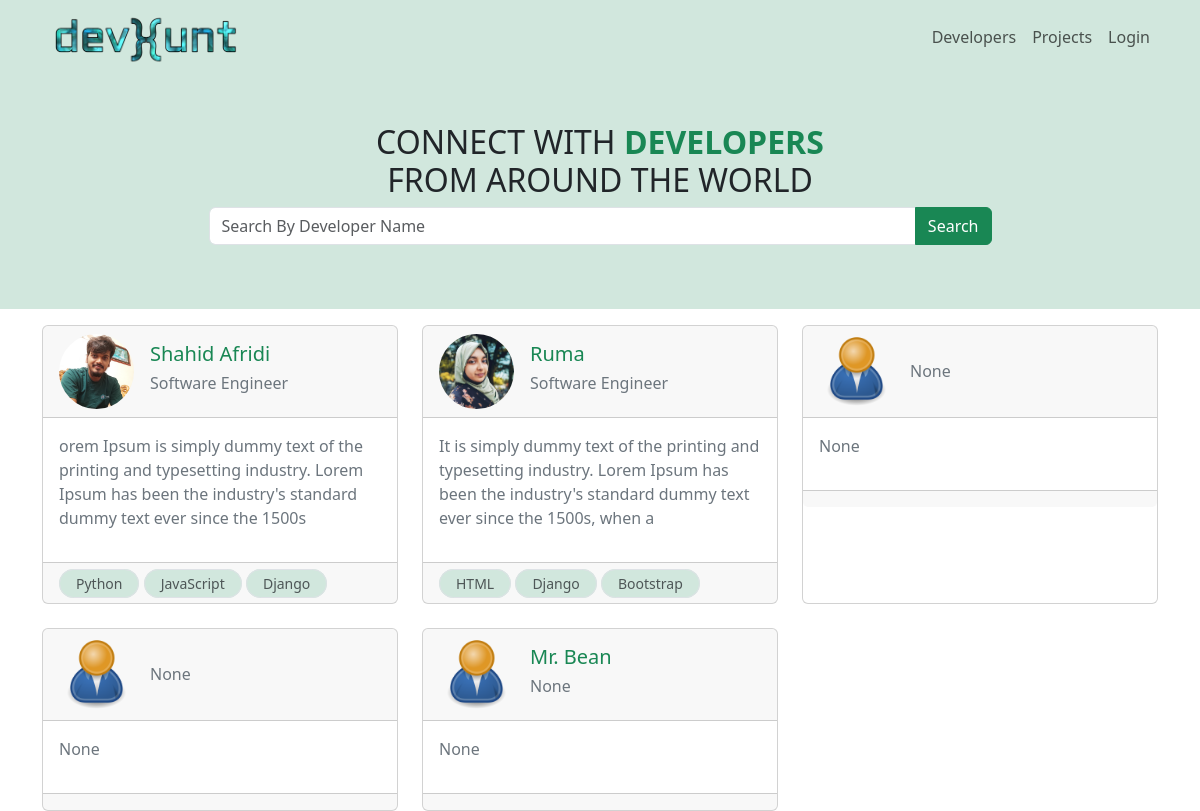
Before: / with the older database file.
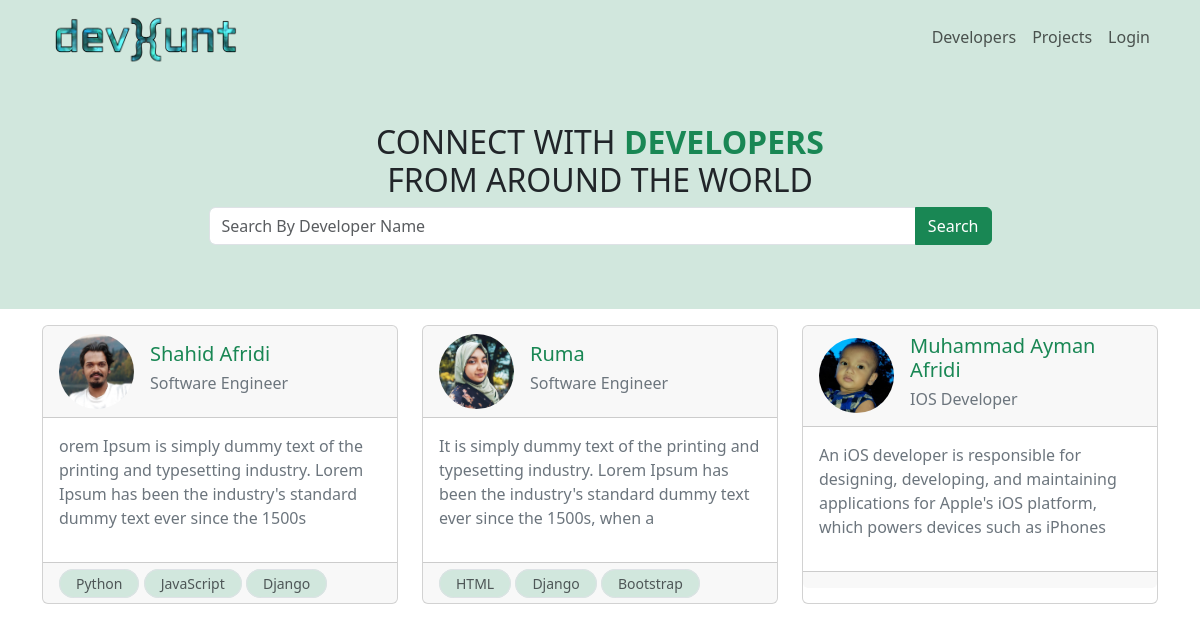
After: the same page with the newer database file.
### users/models.py (models this page shows, shortened)
class Profile(models.Model):
    user = models.OneToOneField(
        User, on_delete=models.CASCADE, blank=True, null=True)
    name = models.CharField(max_length=255, blank=True, null=True)
    email = models.EmailField(max_length=500, blank=True, null=True)
    username = models.CharField(max_length=255, blank=True, null=True)
    short_intro = models.CharField(max_length=200, blank=True, null=True)
    location = models.CharField(max_length=200, blank=True, null=True)
    bio = models.TextField(blank=True, null=True)
    profile_image = models.ImageField(
        blank=True, null=True, upload_to='profiles/', default='profiles/user-default.png')
    social_github = models.CharField(max_length=200, blank=True, null=True)
    social_twitter = models.CharField(max_length=200, blank=True, null=True)
    social_linkedin = models.CharField(max_length=200, blank=True, null=True)
    social_youtube = models.CharField(max_length=200, blank=True, null=True)
    social_website = models.CharField(max_length=200, blank=True, null=True)
    created_at = models.DateTimeField(auto_now_add=True)
    id = models.UUIDField(default=uuid.uuid4, unique=True,
                          primary_key=True, editable=False)

class Skill(models.Model):
    owner = models.ForeignKey(
        Profile, on_delete=models.CASCADE, null=True, blank=True)
    name = models.CharField(max_length=200, blank=True, null=True)
    description = models.TextField(null=True, blank=True)
    created_at = models.DateTimeField(auto_now_add=True)
    id = models.UUIDField(default=uuid.uuid4, unique=True,
                          primary_key=True, editable=False)

### users/views.py (the view)
# urls.py: path('', views.profiles, name='profiles'),
def profiles(request):
    profiles = Profile.objects.all()
    context = {
        'profiles': profiles
    }
    return render(request, 'users/profiles.html', context)

### users/templates/users/profiles.html (shortened to what this page needs)
{% extends 'main.html' %}
{% block content %}
<div class=" bg-success-subtle">
    <div class='container text-center p-5'>
        <h2>CONNECT WITH <span class='text-success' style="font-weight: 800;">DEVELOPERS</span> <br> FROM AROUND THE WORLD</h2>
        <div class="input-group mb-3 m-auto w-75">
            <input type="text" class="form-control" placeholder="Search By Developer Name" aria-label="Recipient's username" aria-describedby="button-addon2">
            <button class="btn  btn-success" type="button" id="button-addon2">Search</button>
        </div>
    </div>
</div>
<div class="container mt-3">
    <div class="row row-cols-1 row-cols-md-3 g-4">
        {% for profile in profiles %}
        <div class="col ">
            <a class="text-decoration-none " href="{% url 'profile' profile.id %}" >
          <div class="card h-100 ">
            <div class='card-header'>
                <div class='d-flex align-items-center'>
                    <div>
                        <img src="{{ profile.profile_image.url}}" class="rounded-circle" style="width: 75px;" alt="Avatar" />
                    </div>
                    <div class='ps-3'>
                        <h5 class="text-success card-title ">{{profile.name}}</h5>
                        <h6 class='text-secondary'>{{ profile.short_intro }}</h6>
                    </div>
                </div>
            </div>
            <div class="card-body">
              <p class="text-secondary">
                {{ profile.bio|slice:"150" }}
              </p>
            </div>
            </a>
            <div class="card-footer">
                {% for skill in profile.skill_set.all|slice:"3" %}
                <small class="border border-1 py-1 px-3  bg-success-subtle text-body-secondary rounded-pill">{{skill.name}}</small>
                {% endfor %}
            </div>
          </div>
        </div>
        {% endfor %}
{% endblock content %}

### templates/main.html (shortened to what this page needs)
<!doctype html>
{% load static %}
<html lang="en">
  <head>
    <link href="https://cdn.jsdelivr.net/npm/bootstrap@5.3.0-alpha3/dist/css/bootstrap.min.css" rel="stylesheet">
    <link rel="stylesheet" href="https://cdnjs.cloudflare.com/ajax/libs/font-awesome/4.7.0/css/font-awesome.min.css">
    <link rel="stylesheet" href="{% static 'styles/main.css' %}">
  </head>
  <body>
    {% include 'navbar.html' %}
    <div class="">
        {% block content %}
        {% endblock content %}
  </body>
</html>

### templates/navbar.html (shortened to what this page needs)
{% load static %}
<nav class="navbar navbar-expand-lg bg-success-subtle">
  <div class="container">
    <a class="navbar-brand w-25 p-0 m-0" href="{% url 'profiles' %}">
      <img class="w-75" src="{% static 'images/devhunt.png' %}" alt="devHuntLogo">
    </a>
    <div class="collapse navbar-collapse" id="navbarTogglerDemo03">
      <ul class="navbar-nav ms-auto mb-2 mb-lg-0">
        <li class="nav-item ">
          <a class="nav-link" href="{% url 'profiles' %}">Developers</a>
        </li>
        <li class="nav-item">
          <a class="nav-link" href="{% url 'projects' %}">Projects</a>
        </li>
        <li class="nav-item">
          {% if request.user.is_authenticated %}
          <a class="nav-link btn btn-outline-danger" href="{% url 'logout' %}">Logout</a>
          {% else %}
          <a class="nav-link btn btn-outline-success " href="{% url 'login' %}">Login</a>
          {% endif %}
        </li>
      </ul>
    </div>
  </div>
</nav>

Changed rows visible on the page:
removed Profile: profile_image (placeholder picture), short_intro "None", bio "None"
removed Profile: profile_image (placeholder picture), short_intro "None", bio "None"
removed Profile: profile_image (placeholder picture), name "Mr. Bean", short_intro "None", bio "None"
changed Profile "Shahid Afridi": profile_image: a different picture
added Profile: profile_image (picture), name "Muhammad Ayman Afridi", short_intro "IOS Developer", bio "An iOS developer is responsible for designing, developing, and maintaining applications for Apple's iOS platform, which powers devices such as iPhones"
